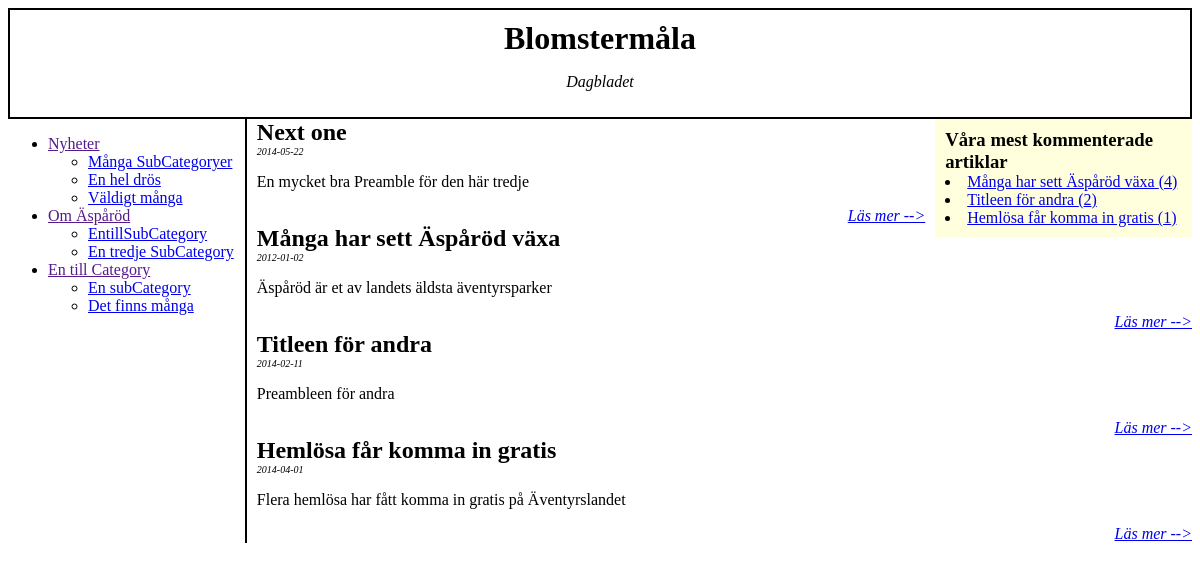
The page / on the database its author committed.
### tables this page shows
create table Sub_Category
(SubCategoryID     int NOT NULL,
 SubCategoryname	varchar(50),
 CategoryID			int NOT NULL,
 primary key (SubCategoryID),
 foreign key (CategoryID) references Category(CategoryID));

create table Category
(CategoryID     int NOT NULL,
 Categoryname	varchar(50),
 primary key (CategoryID));

create table Article
(Title			varchar(100),
 Preamble     		varchar(200),
 Content     		text,
 Date			date,
 ArticleID		int NOT NULL,
 SubCategoryID	int NOT NULL,
 primary key (ArticleID),
 foreign key (SubCategoryID) references Sub_Category(SubCategoryID));

### index.php (the view, shortened to what this page needs)
<?php
  include('db.php');
?>
<!DOCTYPE html>
<html>
  <head>
    <link type="text/css" rel="stylesheet" href="blad.css" />
  </head>
	<body>
	<div id="toplogo">
		<h1>Blomstermåla</h1>
		<p>Dagbladet</p>
	</div>
	<div id="lnav">
	<?php
    $sql = "select Categoryname, SubCategoryname, SubCategoryID from Category inner join Sub_Category on Sub_Category.CategoryID=Category.CategoryID order by Category.CategoryID";
    $result = mysqli_query($link, $sql);
$owner = "";
echo("<ul>\n");
while ($row = mysqli_fetch_array($result))
{
	if (($row[0]!=$owner) && ($owner!="")){
			echo("\t</ul>\n</li>\n");
		}
	if ($row[0]!=$owner){
		echo('<li><a href="">'.$row[0]."</a>\n\t<ul>\n");
		$owner=$row[0];
	}
	echo('<li><a href="index.php?cat='.$row[2].'">'.$row[1].'</a></li>');
}
echo("\t</ul>\n</li>\n");
echo("</ul>\n");
?>
	</div>
	<div id="rightsplash">
		<h3>Våra mest kommenterade artiklar</h3>
		<?php
$sql = "select Article.ArticleID, Article.Date, Article.Title, count(Comment.ArticleID) as NumberOfComments from Comment left join Article on Comment.ArticleID=Article.ArticleID group by Title order by NumberOfComments desc limit 3";
$result = mysqli_query($link, $sql);
while ($row = mysqli_fetch_array($result))
{
	echo('<li><a href="webbArticle.php?ArtID='.$row[0].'">'.$row[2].' ('.$row[3].')</a></li>');
}
?>
	</div>
	<div id="content">
				<?php
$cat = $_GET['cat'];
if ($cat==null)
{
$sql = "select Title, Preamble, Date, ArticleID from Article order by ArticleID desc limit 5";
}
else
{
$sql = "select Title, Preamble, Date, ArticleID from Article where SubCategoryID='$cat'";
}
$result = mysqli_query($link, $sql);
while ($row = mysqli_fetch_array($result))
{
	echo('<div class="newsitem">');
	echo("\t\t<h2>".$row[0]."</h2>\n");
	echo('<h3>'.$row[2].'</h3>');
	echo('<p class="Preamble">'.$row[1].'</p>');
	echo('<a href="webbArticle.php?ArtID='.$row[3].'">Läs mer --></a>');
	echo('</div>');
}
?>
	</div>
	</body>
</html>

### blad.css (style rules this page uses)
h1, h2, h3, h4 { margin: 0px; }
#toplogo { border: solid black 2px; padding: 10px; text-align: center; }
#toplogo p { font-style: italic; }
#lnav { float: left; width: 20%; }
#rightsplash { float: right; width: 20%; padding: 10px; background-color: #FFD; margin-left: 10px; margin-bottom: 10px; }
#content { margin-left: 20%; padding-left: 10px; border-left: solid black 2px; }
.newsitem h3 { font-weight: normal; font-size: 10px; font-style: italic; }
.newsitem a { display: block; text-align: right; font-style: italic; }

### rows shown on the page
sub_category: CategoryID.Categoryname "Nyheter", SubCategoryname "Många SubCategoryer"
sub_category: SubCategoryname "En hel drös"
sub_category: SubCategoryname "Väldigt många"
sub_category: CategoryID.Categoryname "Om Äspåröd", SubCategoryname "EntillSubCategory"
sub_category: SubCategoryname "En tredje SubCategory"
sub_category: CategoryID.Categoryname "En till Category", SubCategoryname "En subCategory"
sub_category: SubCategoryname "Det finns många"
article: Title "Många har sett Äspåröd växa", row "4", Date "2012-01-02", Preamble "Äspåröd är et av landets äldsta äventyrsparker"
article: Title "Titleen för andra", row "2", Date "2014-02-11", Preamble "Preambleen för andra"
article: Title "Hemlösa får komma in gratis", row "1", Date "2014-04-01", Preamble "Flera hemlösa har fått komma in gratis på Äventyrslandet"
article: Title "Next one", Date "2014-05-22", Preamble "En mycket bra Preamble för den här tredje"
